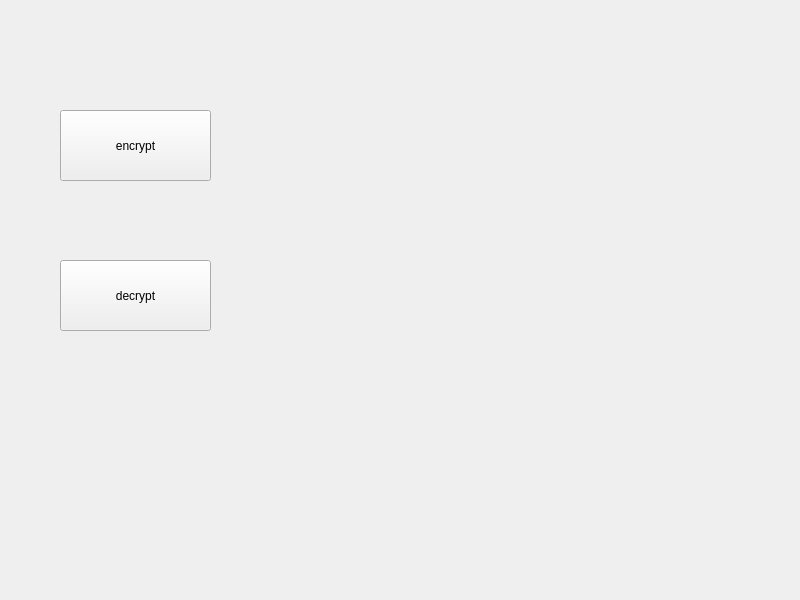
<?xml version="1.0" encoding="UTF-8"?>
<ui version="4.0">
 <class>MainWindow</class>
 <widget class="QMainWindow" name="MainWindow">
  <property name="geometry">
   <rect>
    <x>0</x>
    <y>0</y>
    <width>800</width>
    <height>600</height>
   </rect>
  </property>
  <property name="windowTitle">
   <string>MainWindow</string>
  </property>
  <widget class="QWidget" name="centralwidget">
   <widget class="QPushButton" name="decryptButton">
    <property name="geometry">
     <rect>
      <x>60</x>
      <y>260</y>
      <width>151</width>
      <height>71</height>
     </rect>
    </property>
    <property name="text">
     <string>decrypt</string>
    </property>
   </widget>
   <widget class="QPushButton" name="encrptButton">
    <property name="geometry">
     <rect>
      <x>60</x>
      <y>110</y>
      <width>151</width>
      <height>71</height>
     </rect>
    </property>
    <property name="text">
     <string>encrypt</string>
    </property>
   </widget>
  </widget>
  <widget class="QMenuBar" name="menubar">
   <property name="geometry">
    <rect>
     <x>0</x>
     <y>0</y>
     <width>800</width>
     <height>18</height>
    </rect>
   </property>
  </widget>
 </widget>
 <resources/>
 <connections/>
</ui>
